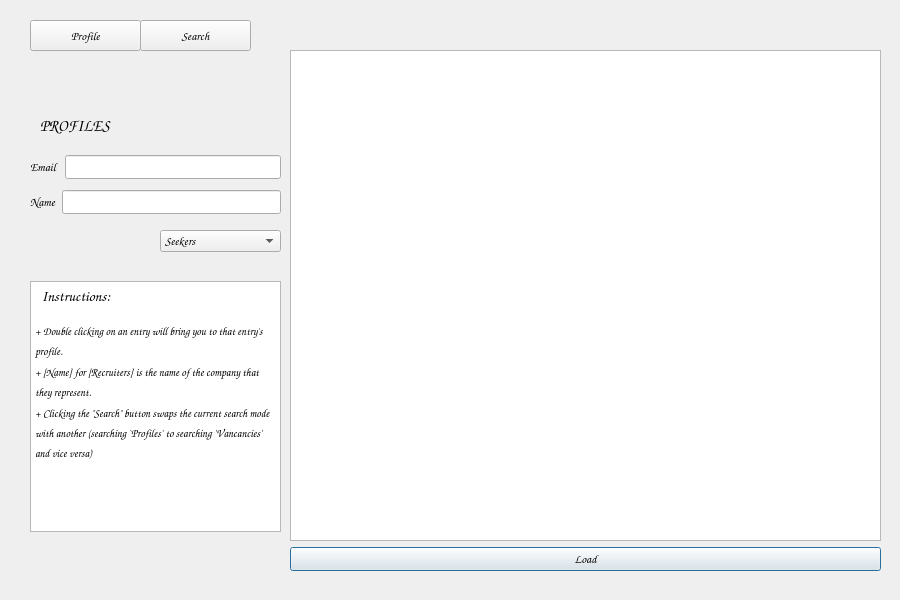
<?xml version="1.0" encoding="UTF-8"?>
<ui version="4.0">
 <class>Search</class>
 <widget class="QDialog" name="Search">
  <property name="geometry">
   <rect>
    <x>0</x>
    <y>0</y>
    <width>900</width>
    <height>600</height>
   </rect>
  </property>
  <property name="windowTitle">
   <string>Dialog</string>
  </property>
  <widget class="QComboBox" name="comboBox_usertype">
   <property name="geometry">
    <rect>
     <x>160</x>
     <y>230</y>
     <width>121</width>
     <height>22</height>
    </rect>
   </property>
   <property name="font">
    <font>
     <family>Comic Sans MS</family>
    </font>
   </property>
   <item>
    <property name="text">
     <string>Seekers</string>
    </property>
   </item>
   <item>
    <property name="text">
     <string>Recruiters</string>
    </property>
   </item>
  </widget>
  <widget class="QWidget" name="layoutWidget">
   <property name="geometry">
    <rect>
     <x>30</x>
     <y>150</y>
     <width>251</width>
     <height>71</height>
    </rect>
   </property>
   <layout class="QVBoxLayout" name="verticalLayout_2">
    <item>
     <layout class="QHBoxLayout" name="horizontalLayout">
      <item>
       <widget class="QLabel" name="label_primary">
        <property name="font">
         <font>
          <family>Comic Sans MS</family>
         </font>
        </property>
        <property name="text">
         <string>Email</string>
        </property>
        <property name="wordWrap">
         <bool>false</bool>
        </property>
       </widget>
      </item>
      <item>
       <widget class="QLineEdit" name="lineEdit_primary">
        <property name="font">
         <font>
          <family>Comic Sans MS</family>
         </font>
        </property>
        <property name="text">
         <string/>
        </property>
       </widget>
      </item>
     </layout>
    </item>
    <item>
     <layout class="QHBoxLayout" name="horizontalLayout_2">
      <item>
       <widget class="QLabel" name="label_secondary">
        <property name="font">
         <font>
          <family>Comic Sans MS</family>
         </font>
        </property>
        <property name="text">
         <string>Name</string>
        </property>
        <property name="wordWrap">
         <bool>false</bool>
        </property>
       </widget>
      </item>
      <item>
       <widget class="QLineEdit" name="lineEdit_secondary">
        <property name="font">
         <font>
          <family>Comic Sans MS</family>
         </font>
        </property>
        <property name="text">
         <string/>
        </property>
       </widget>
      </item>
     </layout>
    </item>
   </layout>
  </widget>
  <widget class="QTextBrowser" name="textBrowser">
   <property name="geometry">
    <rect>
     <x>30</x>
     <y>281</y>
     <width>251</width>
     <height>251</height>
    </rect>
   </property>
   <property name="font">
    <font>
     <family>Comic Sans MS</family>
    </font>
   </property>
   <property name="html">
    <string>&lt;!DOCTYPE HTML PUBLIC &quot;-//W3C//DTD HTML 4.0//EN&quot; &quot;http://www.w3.org/TR/REC-html40/strict.dtd&quot;&gt;
&lt;html&gt;&lt;head&gt;&lt;meta name=&quot;qrichtext&quot; content=&quot;1&quot; /&gt;&lt;style type=&quot;text/css&quot;&gt;
p, li { white-space: pre-wrap; }
&lt;/style&gt;&lt;/head&gt;&lt;body style=&quot; font-family:'Comic Sans MS'; font-size:7.8pt; font-weight:400; font-style:normal;&quot;&gt;
&lt;p style=&quot; margin-top:0px; margin-bottom:0px; margin-left:0px; margin-right:0px; -qt-block-indent:0; text-indent:0px;&quot;&gt;&lt;span style=&quot; font-size:11pt;&quot;&gt;  &lt;/span&gt;&lt;span style=&quot; font-size:11pt; font-style:italic;&quot;&gt;Instructions:&lt;/span&gt;&lt;/p&gt;
&lt;p style=&quot;-qt-paragraph-type:empty; margin-top:0px; margin-bottom:0px; margin-left:0px; margin-right:0px; -qt-block-indent:0; text-indent:0px; font-family:'MS Shell Dlg 2'; font-size:11pt; font-style:italic;&quot;&gt;&lt;br /&gt;&lt;/p&gt;
&lt;p style=&quot; margin-top:0px; margin-bottom:0px; margin-left:0px; margin-right:0px; -qt-block-indent:0; text-indent:0px;&quot;&gt;&lt;span style=&quot; font-family:'MS Shell Dlg 2'; font-size:12pt; vertical-align:super;&quot;&gt;+ Double clicking on an entry will bring you to that entry's profile.&lt;/span&gt;&lt;/p&gt;
&lt;p style=&quot; margin-top:0px; margin-bottom:0px; margin-left:0px; margin-right:0px; -qt-block-indent:0; text-indent:0px;&quot;&gt;&lt;span style=&quot; font-family:'MS Shell Dlg 2'; font-size:12pt; vertical-align:super;&quot;&gt;+ [Name] for [Recruiters] is the name of the company that they represent. &lt;/span&gt;&lt;/p&gt;
&lt;p style=&quot; margin-top:0px; margin-bottom:0px; margin-left:0px; margin-right:0px; -qt-block-indent:0; text-indent:0px;&quot;&gt;&lt;span style=&quot; font-family:'MS Shell Dlg 2'; font-size:12pt; vertical-align:super;&quot;&gt;+ Clicking the &amp;quot;Search&amp;quot; button swaps the current search mode with another (searching `Profiles` to searching `Vancancies` and vice versa)&lt;/span&gt;&lt;/p&gt;&lt;/body&gt;&lt;/html&gt;</string>
   </property>
  </widget>
  <widget class="QLabel" name="label_title">
   <property name="geometry">
    <rect>
     <x>40</x>
     <y>110</y>
     <width>231</width>
     <height>31</height>
    </rect>
   </property>
   <property name="font">
    <font>
     <family>Comic Sans MS</family>
     <pointsize>12</pointsize>
     <weight>50</weight>
     <italic>false</italic>
     <bold>false</bold>
    </font>
   </property>
   <property name="contextMenuPolicy">
    <enum>Qt::CustomContextMenu</enum>
   </property>
   <property name="autoFillBackground">
    <bool>false</bool>
   </property>
   <property name="text">
    <string>PROFILES</string>
   </property>
  </widget>
  <widget class="QWidget" name="layoutWidget_2">
   <property name="geometry">
    <rect>
     <x>290</x>
     <y>50</y>
     <width>591</width>
     <height>521</height>
    </rect>
   </property>
   <layout class="QVBoxLayout" name="verticalLayout">
    <item>
     <widget class="QTableView" name="tableView">
      <property name="minimumSize">
       <size>
        <width>589</width>
        <height>0</height>
       </size>
      </property>
      <property name="font">
       <font>
        <family>Comic Sans MS</family>
       </font>
      </property>
     </widget>
    </item>
    <item>
     <widget class="QPushButton" name="pushButton_load">
      <property name="font">
       <font>
        <family>Comic Sans MS</family>
       </font>
      </property>
      <property name="text">
       <string>Load</string>
      </property>
     </widget>
    </item>
   </layout>
  </widget>
  <widget class="QPushButton" name="pushButton_current">
   <property name="geometry">
    <rect>
     <x>140</x>
     <y>20</y>
     <width>111</width>
     <height>31</height>
    </rect>
   </property>
   <property name="font">
    <font>
     <family>Comic Sans MS</family>
    </font>
   </property>
   <property name="text">
    <string>Search</string>
   </property>
  </widget>
  <widget class="QPushButton" name="pushButton_profile">
   <property name="geometry">
    <rect>
     <x>30</x>
     <y>20</y>
     <width>111</width>
     <height>31</height>
    </rect>
   </property>
   <property name="font">
    <font>
     <family>Comic Sans MS</family>
    </font>
   </property>
   <property name="text">
    <string>Profile</string>
   </property>
  </widget>
 </widget>
 <resources/>
 <connections/>
</ui>
